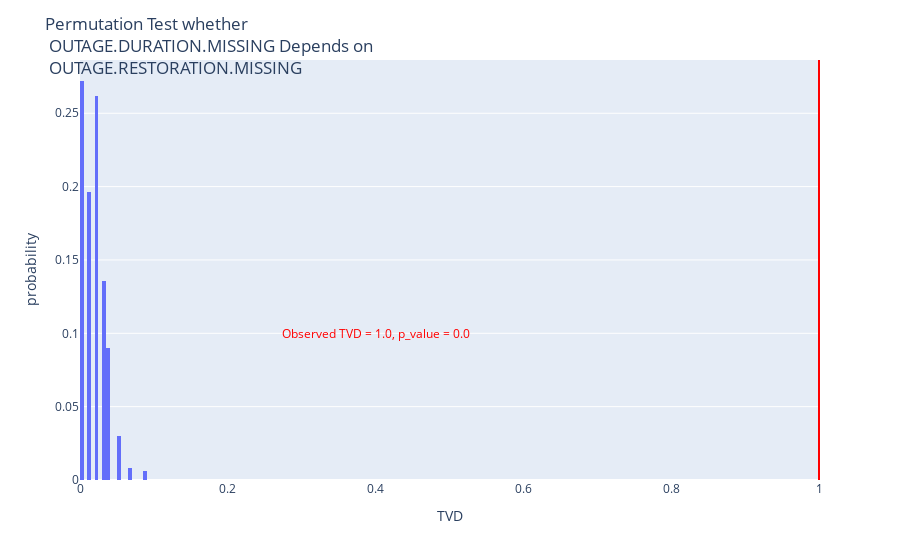

The code cell stored with this chart in its notebook:
### Markdown cell above
We use the codes to check whether the `OUTAGE.DURATION` missingness depends on the `OUTAGE.RESTORATION` missingness.

### Code cell
df['OUTAGE.DURATION.MISSING'] = df['OUTAGE.DURATION'].isna()
tvd, p, tvds = permutation_test(df, 'OUTAGE.DURATION.MISSING', 'OUTAGE.RESTORATION.MISSING')
print(tvd, p)

### Figure 1 — Plotly figure (JSON) as saved in the notebook; plotly's stock layout.template omitted (floating-point values rounded to 4 significant figures; data arrays with more than 128 entries replaced by an {"elided": "..."} marker saying what was removed)
{"data": [{"alignmentgroup": "True", "bingroup": "x", "histnorm": "probability", "hovertemplate": "0=%{x}<br>probability=%{y}<extra></extra>", "legendgroup": "", "marker": {"color": "#636efa", "pattern": {"shape": ""}}, "name": "", "nbinsx": 20, "offsetgroup": "", "orientation": "v", "showlegend": false, "type": "histogram", "x": {"elided": "500 float values"}, "xaxis": "x", "yaxis": "y"}], "layout": {"annotations": [{"showarrow": false, "text": "<span style=\"color:red\">Observed TVD = 1.0, p_value = 0.0</span>", "x": 0.4, "y": 0.1}], "barmode": "relative", "legend": {"tracegroupgap": 0}, "margin": {"t": 60}, "shapes": [{"line": {"color": "red"}, "type": "line", "x0": 1, "x1": 1, "xref": "x", "y0": 0, "y1": 1, "yref": "y domain"}], "title": {"text": "Permutation Test whether <br> OUTAGE.DURATION.MISSING Depends on <br> OUTAGE.RESTORATION.MISSING"}, "xaxis": {"anchor": "y", "domain": [0, 1], "title": {"text": "TVD"}}, "yaxis": {"anchor": "x", "domain": [0, 1], "title": {"text": "probability"}}}}
